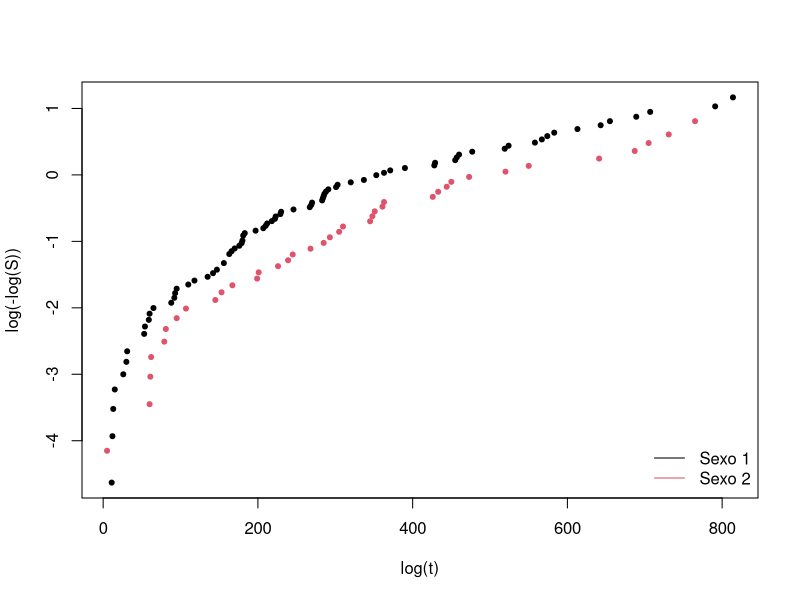
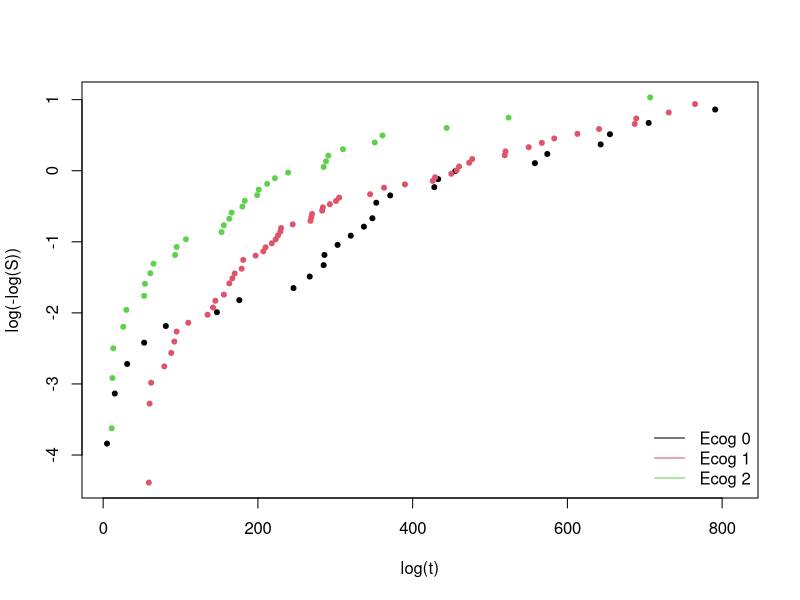
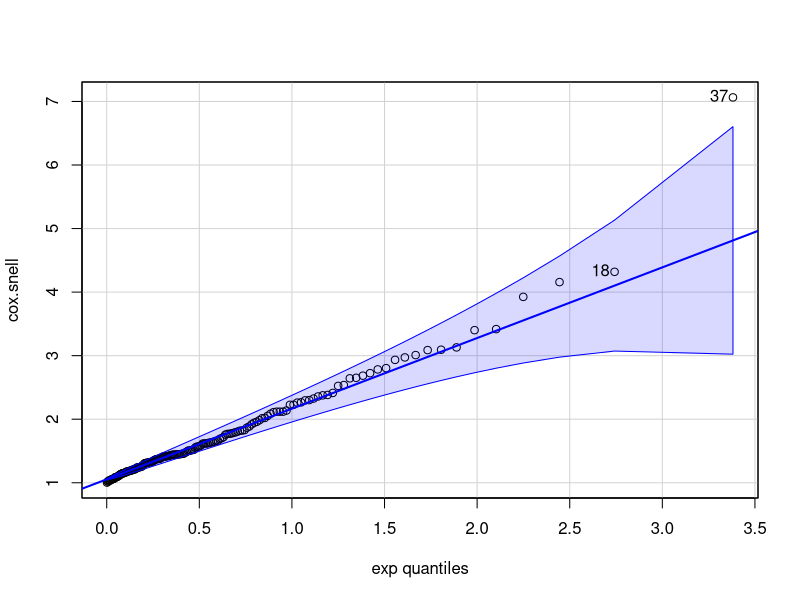
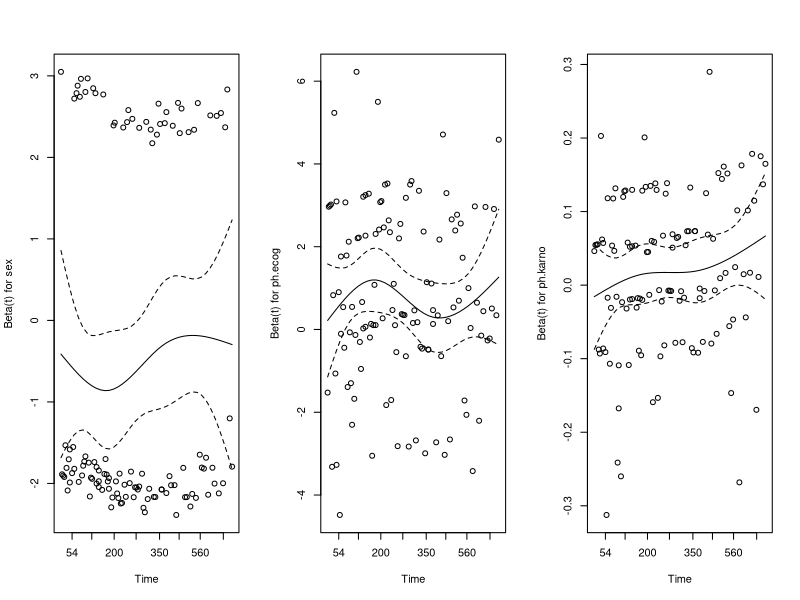
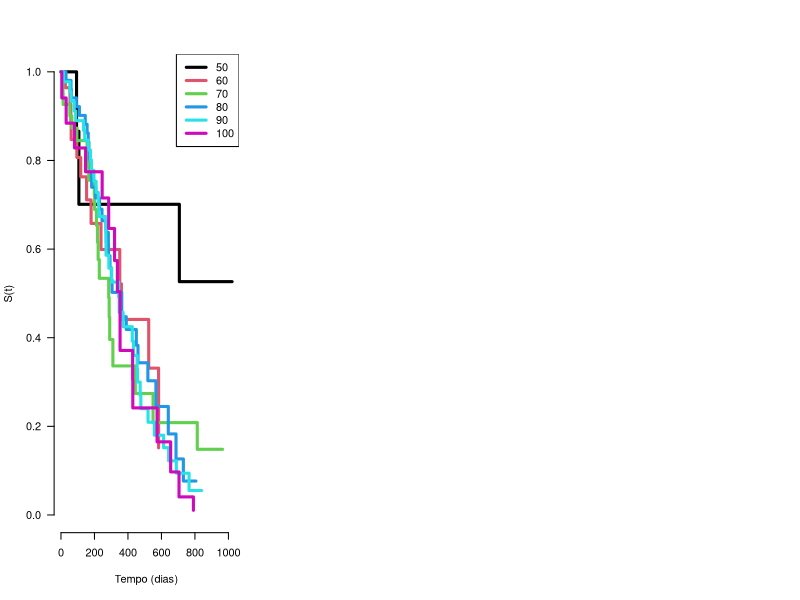

These figures' R source, in order:
## ---- chunk 1
library(survival)
dados <- lung
str(dados)
summary(dados)

## ---- chunk 2
sum(complete.cases(lung))
library(dplyr)
dados <- dados %>% na.omit(dados)
summary(dados)
## ---- chunk 3
ajuste1 <- coxph(Surv(time, status) ~ age + sex + ph.ecog +
                   ph.karno + pat.karno + meal.cal, data = dados)
summary(ajuste1)
logLik(ajuste1)

## ---- chunk 4
ajuste2 <- coxph(Surv(time, status) ~ age + sex + ph.ecog +
                   ph.karno + pat.karno, data = dados)
logLik(ajuste2)

TRV <- 2*(logLik(ajuste1) - logLik(ajuste2))
pchisq(TRV[1],1, lower.tail = FALSE)
## ---- chunk 5
library(MASS)
ajuste3 <- stepAIC(ajuste1, direction="backward", trace=FALSE)
summary(ajuste3)
## ---- chunk 6
coef(ajuste3)
logLik(ajuste3)
## ---- chunk 7
ajuste4 <- coxph(Surv(time,status==2) ~ sex + ph.ecog + ph.karno , 
                 ties= "efron", 
                 data=dados)
ajuste5 <- coxph(Surv(time,status==2) ~ sex + ph.ecog + ph.karno , 
                 ties= "breslow", 
                 data=dados)
ajuste6 <- coxph(Surv(time,status==2) ~ sex + ph.ecog + ph.karno , 
                 ties= "exact", 
                 data=dados)
dif_met <- rbind(coef(ajuste4), coef(ajuste5), coef(ajuste6))
row.names(dif_met) <- c("Efron", "Breslow", "Exact")
knitr::kable(dif_met)
## ---- chunk 8
av1 <- survfit(Surv(time, status) ~ sex, data = dados)
av1.tab <- summary(av1)
plot(av1.tab$time,log(-log(av1.tab$surv)),
col = av1.tab$strata, xlab = "log(t)", ylab = "log(-log(S))",
pch = 20)
legend("bottomright", bty = "n", lty = 1, col = c(1:2),
legend = sprintf("Sexo %d", 1:2))
av2 <- survfit(Surv(time, status) ~ ph.ecog, data = dados)
av2.tab <- summary(av2)
plot(av2.tab$time,log(-log(av2.tab$surv)),
col = av2.tab$strata, xlab = "log(t)", ylab = "log(-log(S))",
pch = 20)
legend("bottomright", bty = "n", lty = 1, col = c(1,2,3),
legend = sprintf("Ecog %d", 0:2))

## ---- chunk 9
library(car)
cox.snell <- abs(dados$status - ajuste4$residuals)
qqPlot(cox.snell, dist = "exp", rate = mean(cox.snell))
## ---- chunk 10
cox.zph(ajuste4)
resid.sch <- cox.zph(ajuste4)
par(mfrow=c(1,3))
plot(resid.sch)
## ---- chunk 11
ajuste4_E <- coxph(Surv(time, status) ~ sex + ph.ecog + strata(ph.karno), data=dados)
summary(ajuste4_E)
## ---- chunk 12
ajuste_aux <- survfit(ajuste4_E)
plot(ajuste_aux, mark.time=FALSE, col=c(1:6), lwd=3, las=1, bty='n', xlab="Tempo (dias)", ylab="S(t)")
niveis <- sort(unique(dados$ph.karno))
legend("topright", levels(factor(niveis)), lwd=3, col=c(1:6))
